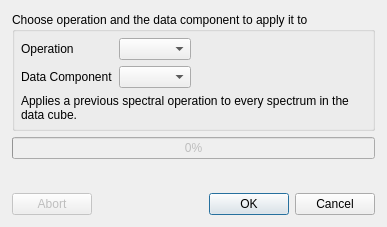
<?xml version="1.0" encoding="UTF-8"?>
<ui version="4.0">
 <class>Dialog</class>
 <widget class="QDialog" name="Dialog">
  <property name="geometry">
   <rect>
    <x>0</x>
    <y>0</y>
    <width>387</width>
    <height>227</height>
   </rect>
  </property>
  <property name="windowTitle">
   <string>Apply Operation to Cube</string>
  </property>
  <property name="modal">
   <bool>true</bool>
  </property>
  <layout class="QVBoxLayout" name="verticalLayout">
   <property name="leftMargin">
    <number>12</number>
   </property>
   <property name="topMargin">
    <number>12</number>
   </property>
   <property name="rightMargin">
    <number>12</number>
   </property>
   <property name="bottomMargin">
    <number>12</number>
   </property>
   <item>
    <widget class="QGroupBox" name="operation_group_box">
     <property name="title">
      <string>Choose operation and the data component to apply it to</string>
     </property>
     <property name="flat">
      <bool>false</bool>
     </property>
     <property name="checkable">
      <bool>false</bool>
     </property>
     <layout class="QVBoxLayout" name="verticalLayout_3">
      <property name="leftMargin">
       <number>6</number>
      </property>
      <property name="topMargin">
       <number>6</number>
      </property>
      <property name="rightMargin">
       <number>6</number>
      </property>
      <property name="bottomMargin">
       <number>6</number>
      </property>
      <item>
       <layout class="QFormLayout" name="formLayout_2">
        <property name="fieldGrowthPolicy">
         <enum>QFormLayout::FieldsStayAtSizeHint</enum>
        </property>
        <item row="0" column="0">
         <widget class="QLabel" name="operation_label">
          <property name="text">
           <string>Operation</string>
          </property>
         </widget>
        </item>
        <item row="0" column="1">
         <widget class="QComboBox" name="operation_combo_box"/>
        </item>
        <item row="1" column="0">
         <widget class="QLabel" name="data_component_label">
          <property name="text">
           <string>Data Component</string>
          </property>
         </widget>
        </item>
        <item row="1" column="1">
         <widget class="QComboBox" name="data_component_combo_box"/>
        </item>
       </layout>
      </item>
      <item>
       <widget class="QLabel" name="description_label">
        <property name="text">
         <string>Applies a previous spectral operation to every spectrum in the data cube.</string>
        </property>
        <property name="wordWrap">
         <bool>true</bool>
        </property>
       </widget>
      </item>
     </layout>
    </widget>
   </item>
   <item>
    <widget class="QProgressBar" name="progress_bar">
     <property name="enabled">
      <bool>false</bool>
     </property>
     <property name="sizePolicy">
      <sizepolicy hsizetype="Expanding" vsizetype="MinimumExpanding">
       <horstretch>0</horstretch>
       <verstretch>0</verstretch>
      </sizepolicy>
     </property>
     <property name="minimum">
      <number>0</number>
     </property>
     <property name="value">
      <number>0</number>
     </property>
    </widget>
   </item>
   <item>
    <spacer name="verticalSpacer">
     <property name="orientation">
      <enum>Qt::Vertical</enum>
     </property>
     <property name="sizeHint" stdset="0">
      <size>
       <width>20</width>
       <height>40</height>
      </size>
     </property>
    </spacer>
   </item>
   <item>
    <layout class="QHBoxLayout" name="horizontalLayout">
     <item>
      <widget class="QPushButton" name="abort_button">
       <property name="enabled">
        <bool>false</bool>
       </property>
       <property name="text">
        <string>Abort</string>
       </property>
      </widget>
     </item>
     <item>
      <widget class="QDialogButtonBox" name="button_box">
       <property name="enabled">
        <bool>true</bool>
       </property>
       <property name="orientation">
        <enum>Qt::Horizontal</enum>
       </property>
       <property name="standardButtons">
        <set>QDialogButtonBox::Cancel|QDialogButtonBox::Ok</set>
       </property>
      </widget>
     </item>
    </layout>
   </item>
  </layout>
 </widget>
 <resources/>
 <connections>
  <connection>
   <sender>button_box</sender>
   <signal>accepted()</signal>
   <receiver>Dialog</receiver>
   <slot>accept()</slot>
   <hints>
    <hint type="sourcelabel">
     <x>248</x>
     <y>254</y>
    </hint>
    <hint type="destinationlabel">
     <x>157</x>
     <y>274</y>
    </hint>
   </hints>
  </connection>
  <connection>
   <sender>button_box</sender>
   <signal>rejected()</signal>
   <receiver>Dialog</receiver>
   <slot>reject()</slot>
   <hints>
    <hint type="sourcelabel">
     <x>316</x>
     <y>260</y>
    </hint>
    <hint type="destinationlabel">
     <x>286</x>
     <y>274</y>
    </hint>
   </hints>
  </connection>
 </connections>
</ui>
